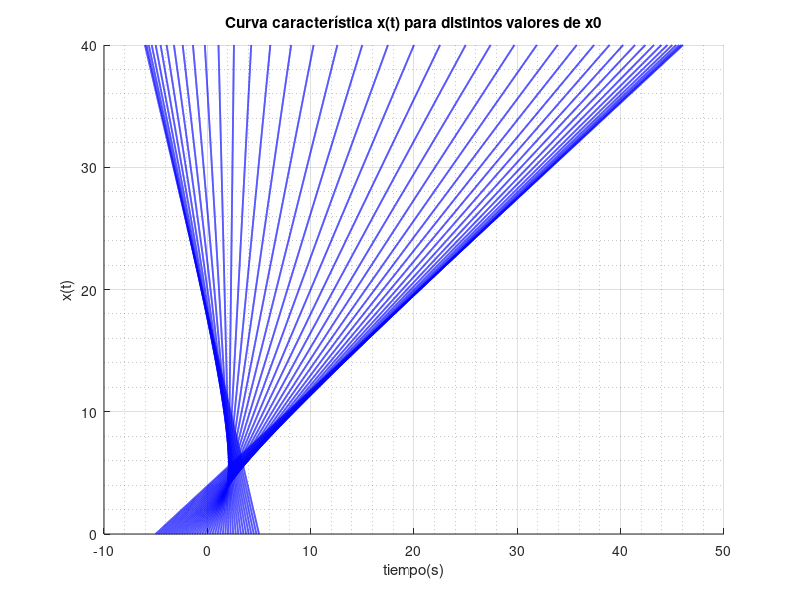

This chart was generated by the following MATLAB code:
clc; close all;
format long
% REPRESENTACIÓN GRÁFICA DE LA CURVA CARACTERÍSTICA

t=0:0.01:40; %defino un vector tiempo que desea
for x0=-5:0.25:5
    
    xc=1.6666.*(0.3-(0.5.*(tanh(x0/3))))*t+x0;%ecuación de x(t) en función del tiempo 
                                    %y con parámetro inicial x0
                   
    hold on %hold on para que todas las curvas estén en una misma gráfica
    
    plot(xc,t,'b','linewidth',1.3)%representación gráfica
    
    xlabel('tiempo(s)')%nombre del eje X
    ylabel('x(t)')%nombre del eje Y
    grid on; grid minor;
end
title('Curva característica x(t) para distintos valores de x0')